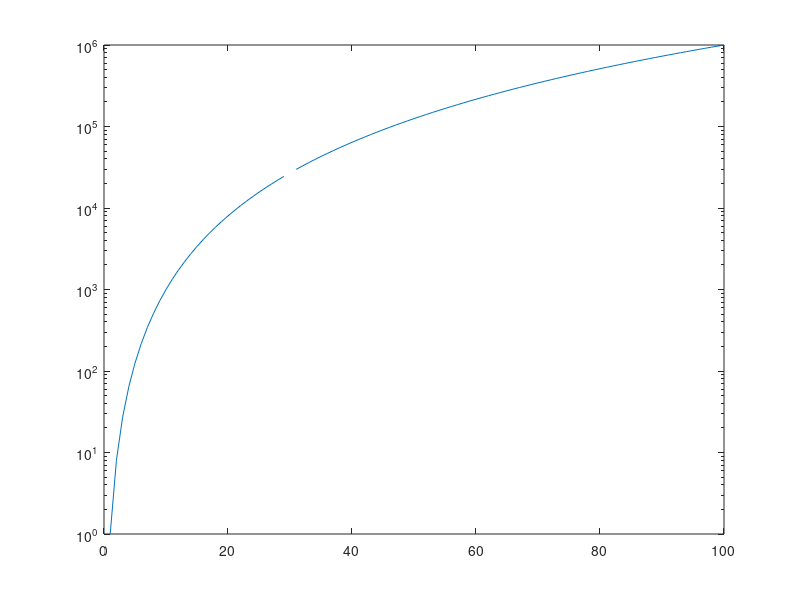

This figure's MATLAB source:
x = 1:100;
% create a vector of x- coordinates
y = x.^3;
% create a vector of y- coordinates
y(30) = NaN;
% replace the thirtieth y-coordinate with a NaN value
semilogy(x,y)
% create a linear-log plot of x and y